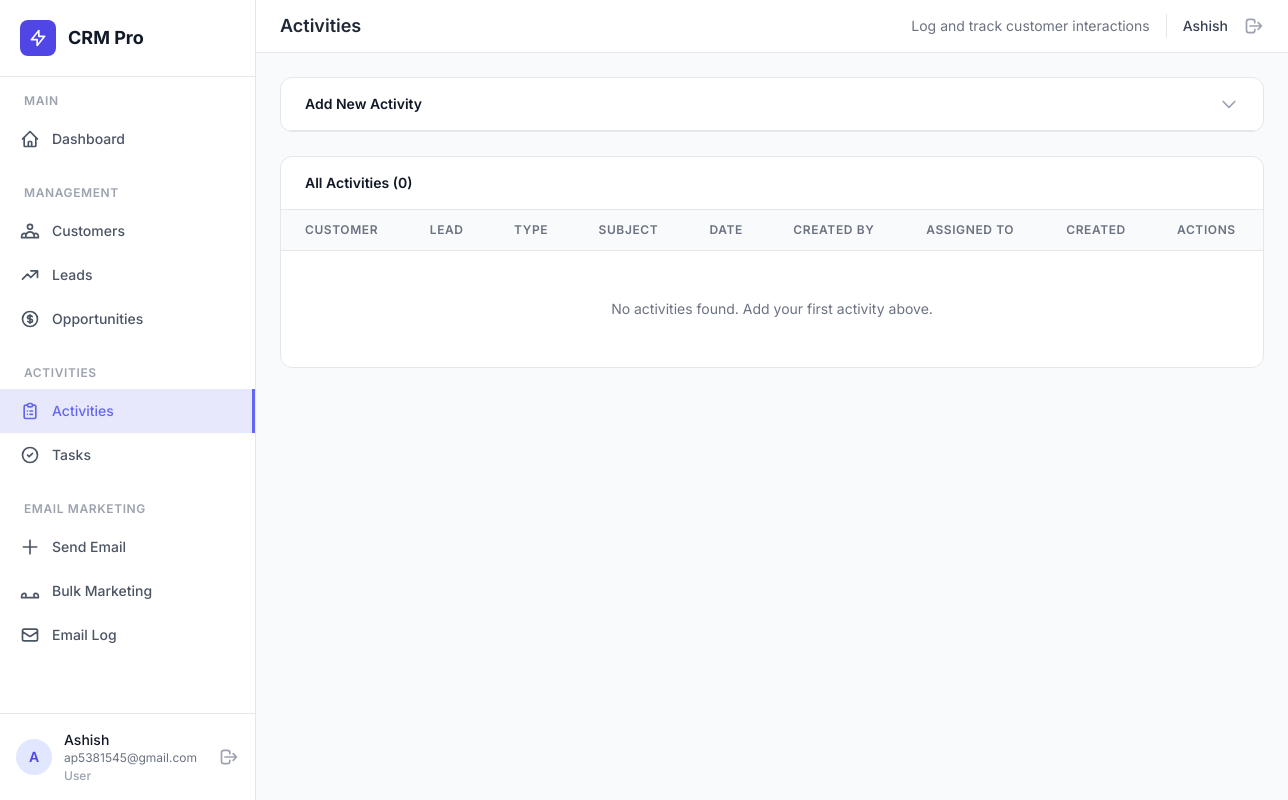
Before: /crm/activity/ (signed in) with the older database file.
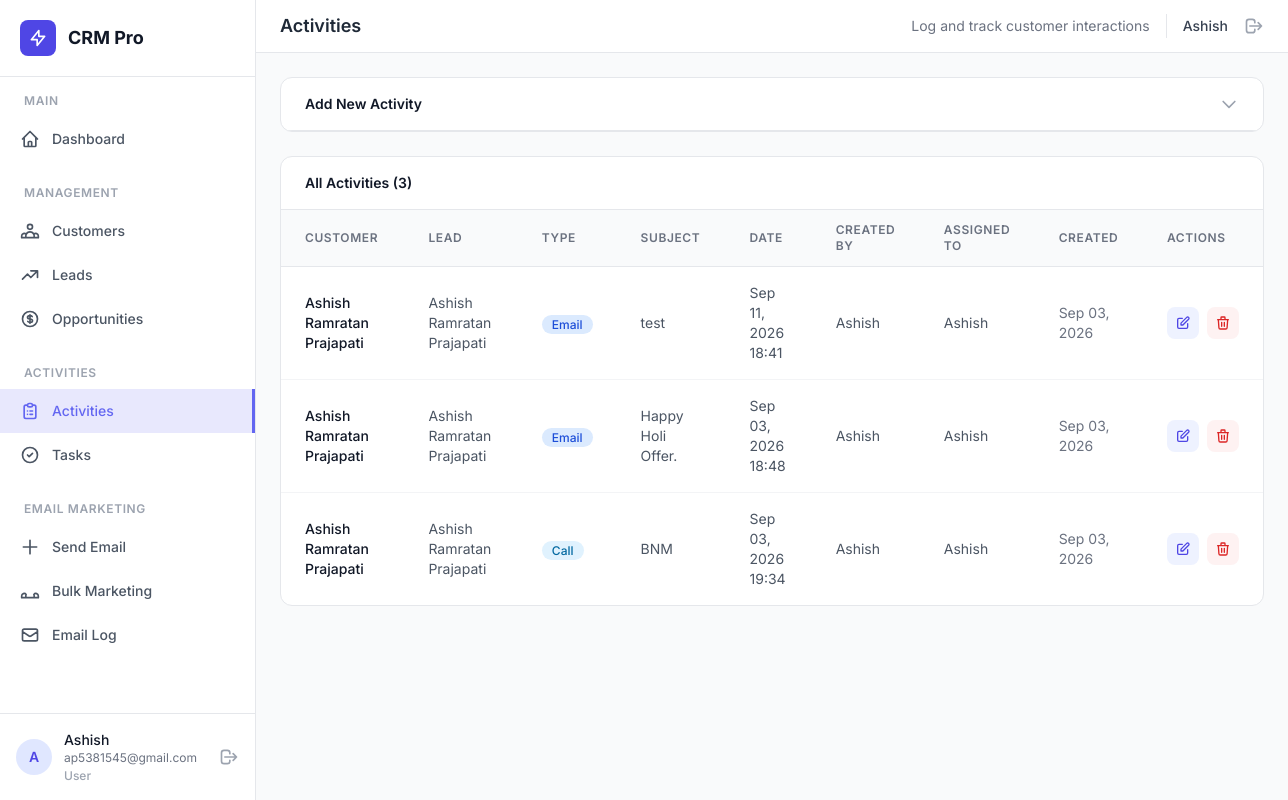
After: the same page with the newer database file.
### user/models.py (models this page shows, shortened)
class Activity(models.Model):
    Type_Choice = [
        ("Call", "Call"),
        ("Email", "Email"),
        ("Meeting", "Meeting"),
        ("Note", "Note"),
        ("Other", "Other"),
    ]
    id = models.AutoField(primary_key=True)
    customer = models.ForeignKey(Customer, on_delete=models.CASCADE)
    lead = models.ForeignKey(Lead, on_delete=models.CASCADE)
    type = models.CharField(max_length=20, choices=Type_Choice, default="Call")
    subject = models.CharField(max_length=100)
    description = models.TextField(blank=True, null=True)
    activity_date = models.DateTimeField()
    created_by = models.ForeignKey(
        User, on_delete=models.SET_NULL, null=True, blank=True
    )
    assign_to = models.ForeignKey(
        User, on_delete=models.SET_NULL, null=True, blank=True, related_name="assigned_activities"
    )
    ctreated_at = models.DateTimeField(auto_now_add=True)

class Customer(models.Model):
    Status_Choices = [
        ("Active", "Active"),
        ("Inactive", "Inactive"),
    ]
    id = models.AutoField(primary_key=True)
    customer_name = models.CharField(max_length=100)
    company = models.CharField(max_length=100)
    email = models.EmailField(unique=True)
    phone = models.CharField(max_length=15, unique=True)
    address = models.TextField()
    city = models.CharField(max_length=100)
    status = models.CharField(
        max_length=20, choices=Status_Choices, default="Active"
    )
    notes = models.TextField(blank=True, null=True)
    assign_to = models.ForeignKey(
        User, on_delete=models.SET_NULL, null=True, blank=True, related_name="assigned_customers"
    )
    created_at = models.DateTimeField(auto_now_add=True)
    updated_at = models.DateTimeField(auto_now=True)
    def __str__(self):
        return self.customer_name

class Lead(models.Model):
    Source_Choices = [
        ("Website", "Website"),
        ("Referral", "Referral"),
        ("Social Media", "Social Media"),
        ("Other", "Other"),
    ]
    Status_Choices = [
        ("New", "New"),
        ("Contacted", "Contacted"),
        ("Qualified", "Qualified"),
        ("Converted", "Converted"),
        ("Lost", "Lost"),
    ]
    id = models.AutoField(primary_key=True)
    name = models.CharField(max_length=100)
    company = models.CharField(max_length=100)
    email = models.EmailField(unique=True)
    phone = models.CharField(max_length=15, unique=True)
    source = models.CharField(
        max_length=20, choices=Source_Choices, default="Website"
    )
    status = models.CharField(
        max_length=20, choices=Status_Choices, default="New"
    )
    assign_to = models.ForeignKey(
        User, on_delete=models.SET_NULL, null=True, blank=True
    )
    notes = models.TextField(blank=True, null=True)
    created_at = models.DateTimeField(auto_now_add=True)
    updated_at = models.DateTimeField(auto_now=True)
    def __str__(self):
        return self.name

class User(models.Model):
    id = models.AutoField(primary_key=True)
    user_name = models.CharField(max_length=100, unique=True)
    password = models.CharField(max_length=256)
    email = models.EmailField(unique=True)
    is_active = models.BooleanField(default=True)
    is_admin = models.BooleanField(default=False)
    created_at = models.DateTimeField(auto_now_add=True)

### user/views.py (the view)
# urls.py: path("activity/", views.activity_list, name="activity_list"),
def activity_list(request):
    current_user = _require_login(request)
    if not current_user:
        return redirect("login")
    if request.method == "POST":
        form = ActivityForm(request.POST, user=current_user)
        if form.is_valid():
            activity = form.save(commit=False)
            if not current_user.is_admin:
                activity.assign_to = current_user
                activity.created_by = current_user
            activity.save()
            messages.success(request, "Activity created successfully!")
            return redirect("activity_list")
    else:
        form = ActivityForm(user=current_user)
    activities = _visible_activities(current_user)
    context = {
        "activities": activities,
        "form": form,
        "current_user": current_user,
    }
    return render(request, "user/activity_list.html", context)

### user/forms.py (called while the page is built)
def _visible_customer_qs(user):
    if user is not None and not user.is_admin:
        return Customer.objects.filter(assign_to=user)
    return Customer.objects.all()

def _visible_lead_qs(user):
    if user is not None and not user.is_admin:
        return Lead.objects.filter(assign_to=user)
    return Lead.objects.all()

    def _apply_assignment(self, user):
        if "assign_to" not in self.fields:
            return
        if user is not None and not user.is_admin:
            self.fields.pop("assign_to")
        else:
            self.fields["assign_to"].queryset = _users_for_assignment()

### user/views.py (called while the page is built)
def _require_login(request):
    user_id = request.session.get("user_id")
    if not user_id:
        return None
    try:
        return User.objects.get(id=user_id)
    except User.DoesNotExist:
        return None

def _visible_activities(user):
    if user.is_admin:
        return Activity.objects.all()
    return Activity.objects.filter(assign_to=user)

### user/templates/user/activity_list.html (shortened to what the changed rows need)
{% extends "base.html" %}
{% load static %}
{% block page_title %}Activities{% endblock %}
{% block content %}
<div class="bg-white rounded-xl border border-gray-200 overflow-hidden">
    <div class="px-6 py-4 border-b border-gray-200">
        <h3 class="text-sm font-semibold text-gray-900">All Activities ({{ activities|length }})</h3>
    </div>
    <div class="overflow-x-auto">
        <table class="w-full">
            <thead class="bg-gray-50 border-b border-gray-200">
                <tr>
                    <th class="px-6 py-3 text-left text-xs font-semibold text-gray-500 uppercase tracking-wider">Customer</th>
                    <th class="px-6 py-3 text-left text-xs font-semibold text-gray-500 uppercase tracking-wider">Lead</th>
                    <th class="px-6 py-3 text-left text-xs font-semibold text-gray-500 uppercase tracking-wider">Type</th>
                    <th class="px-6 py-3 text-left text-xs font-semibold text-gray-500 uppercase tracking-wider">Subject</th>
                    <th class="px-6 py-3 text-left text-xs font-semibold text-gray-500 uppercase tracking-wider">Date</th>
                    <th class="px-6 py-3 text-left text-xs font-semibold text-gray-500 uppercase tracking-wider">Created By</th>
                    <th class="px-6 py-3 text-left text-xs font-semibold text-gray-500 uppercase tracking-wider">Assigned To</th>
                    <th class="px-6 py-3 text-left text-xs font-semibold text-gray-500 uppercase tracking-wider">Created</th>
                    <th class="px-6 py-3 text-left text-xs font-semibold text-gray-500 uppercase tracking-wider">Actions</th>
                </tr>
            </thead>
            <tbody class="divide-y divide-gray-100">
                {% for activity in activities %}
                <tr class="hover:bg-gray-50 transition-colors">
                    <td class="px-6 py-4 text-sm font-medium text-gray-900">{{ activity.customer.customer_name }}</td>
                    <td class="px-6 py-4 text-sm text-gray-600">{{ activity.lead.name }}</td>
                    <td class="px-6 py-4">
                        <span class="px-2.5 py-0.5 text-xs font-medium rounded-full
                            {% if activity.type == 'Call' %}bg-sky-100 text-sky-700
                            {% elif activity.type == 'Email' %}bg-blue-100 text-blue-700
                            {% elif activity.type == 'Meeting' %}bg-green-100 text-green-700
                            {% elif activity.type == 'Note' %}bg-amber-100 text-amber-700
                            {% else %}bg-gray-100 text-gray-700{% endif %}">
                            {{ activity.type }}
                        </span>
                    </td>
                    <td class="px-6 py-4 text-sm text-gray-600">{{ activity.subject }}</td>
                    <td class="px-6 py-4 text-sm text-gray-600">{{ activity.activity_date|date:"M d, Y H:i" }}</td>
                    <td class="px-6 py-4 text-sm text-gray-600">{{ activity.created_by.user_name|default:"Unknown" }}</td>
                    <td class="px-6 py-4 text-sm text-gray-600">{{ activity.assign_to.user_name|default:"Unassigned" }}</td>
                    <td class="px-6 py-4 text-sm text-gray-500">{{ activity.ctreated_at|date:"M d, Y" }}</td>
                    <td class="px-6 py-4">
                        <div class="flex items-center gap-2">
                            <a href="{% url 'activity_update' activity.pk %}" class="inline-flex items-center justify-center w-8 h-8 bg-indigo-50 text-indigo-600 rounded-lg hover:bg-indigo-100 transition-colors" title="Edit">
                                <svg class="w-4 h-4" fill="none" stroke="currentColor" viewBox="0 0 24 24"><path stroke-linecap="round" stroke-linejoin="round" stroke-width="2" d="M11 5H6a2 2 0 00-2 2v11a2 2 0 002 2h11a2 2 0 002-2v-5m-1.414-9.414a2 2 0 112.828 2.828L11.828 15H9v-2.828l8.586-8.586z"/></svg>
                            </a>
                            <form method="POST" action="{% url 'activity_delete' activity.pk %}" onsubmit="return confirm('Are you sure you want to delete this activity? This cannot be undone.');">
                                <button type="submit" class="inline-flex items-center justify-center w-8 h-8 bg-red-50 text-red-600 rounded-lg hover:bg-red-100 transition-colors" title="Delete">
                                    <svg class="w-4 h-4" fill="none" stroke="currentColor" viewBox="0 0 24 24"><path stroke-linecap="round" stroke-linejoin="round" stroke-width="2" d="M19 7l-.867 12.142A2 2 0 0116.138 21H7.862a2 2 0 01-1.995-1.858L5 7m5 4v6m4-6v6m1-10V4a1 1 0 00-1-1h-4a1 1 0 00-1 1v3M4 7h16"/></svg>
                                </button>
                            </form>
                        </div>
                    </td>
                </tr>
                {% empty %}
                <tr>
                    <td colspan="9" class="px-6 py-12 text-center text-sm text-gray-500">No activities found. Add your first activity above.</td>
                </tr>
                {% endfor %}
            </tbody>
        </table>
    </div>
</div>
{% endblock %}

Changed rows visible on the page:
now on this page (row edited): Activity: customer.customer_name "Ashish Ramratan Prajapati", lead.name "Ashish Ramratan Prajapati", type "Email", subject "test", activity_date "Sep 11, 2026 18:41", created_by.user_name "Ashish", assign_to.user_name "Ashish", ctreated_at "Sep 03, 2026"
now on this page (row edited): Activity: customer.customer_name "Ashish Ramratan Prajapati", lead.name "Ashish Ramratan Prajapati", type "Email", subject "Happy Holi Offer.", activity_date "Sep 03, 2026 18:48", created_by.user_name "Ashish", assign_to.user_name "Ashish", ctreated_at "Sep 03, 2026"
now on this page (row edited): Activity: customer.customer_name "Ashish Ramratan Prajapati", lead.name "Ashish Ramratan Prajapati", type "Call", subject "BNM", activity_date "Sep 03, 2026 19:34", created_by.user_name "Ashish", assign_to.user_name "Ashish", ctreated_at "Sep 03, 2026"
Other visible differences:
{{ activities|length }}: "0" → "3"
text no longer shown: "No activities found. Add your first activity above."
